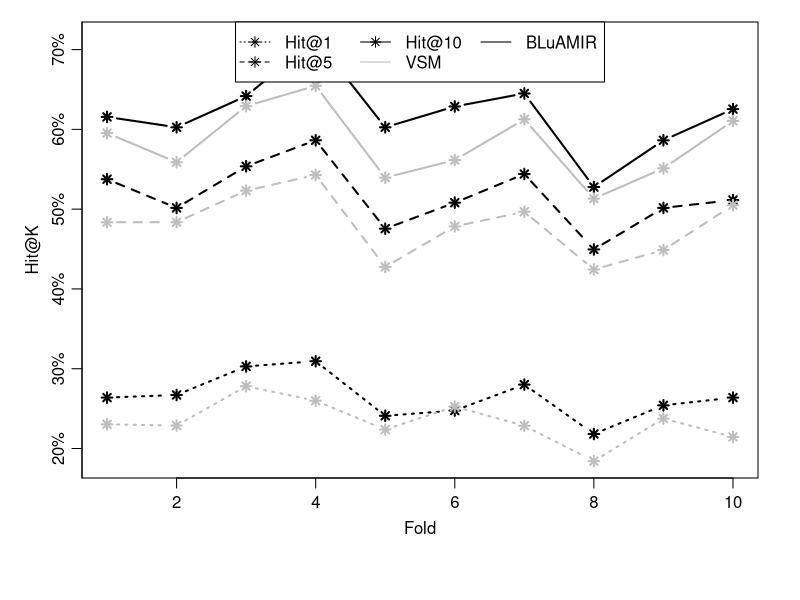

Write the R code that produced this figure.
vtop1=c(23.03,
        22.88,
        27.81,
        25.99,
        22.37,
        25.25,
        22.85,
        18.42,
        23.76,
        21.45
)
ptop1=c(26.38,
        26.71,
        30.29,
        30.94,
        24.1,
        24.76,
        28.01,
        21.82,
        25.41,
        26.38
)
vtop5=c(48.36,
        48.37,
        52.32,
        54.28,
        42.76,
        47.84,
        49.67,
        42.43,
        44.88,
        50.5
)
ptop5=c(53.75,
        50.16,
        55.37,
        58.63,
        47.55,
        50.81,
        54.4,
        44.95,
        50.16,
        51.14
)
vtop10=c(59.54,
         55.88,
         62.91,
         65.46,
         53.95,
         56.15,
         61.26,
         51.32,
         55.12,
         61.06
)
ptop10=c(61.56,
         60.26,
         64.17,
         71.34,
         60.26,
         62.87,
         64.5,
         52.77,
         58.63,
         62.54
)
par( mgp=c(2,0.7,0), mar=c(6.1,4.1,1.1,2.1))

plot(ptop10, type="b", pch=8, ylim=range(c(vtop1,ptop1,vtop5,ptop5,vtop10,ptop10)),
     ylab="Hit@K", yaxt="n",
     xlab="Fold", lwd=2, lty=1)
lines(ptop5, type = "b", pch=8, ylab = "", yaxt="n", xlab = "",lwd=2, lty=2)
lines(ptop1, type = "b", pch=8, ylab = "", yaxt="n", xlab = "",lwd=2, lty=3)
lines(vtop10, type = "b", pch=8, ylab = "", col="gray", yaxt="n", xlab = "",lwd=2, lty=1)
lines(vtop5, type = "b", pch=8, ylab = "", col="gray", yaxt="n", xlab = "",lwd=2, lty=2)
lines(vtop1, type = "b", pch=8, ylab = "", col="gray", yaxt="n", xlab = "",lwd=2, lty=3)

axis(2, at=x<-seq(0,100,by=10), labels=paste(x,"%",sep=""))
legend("top", xpd=T, ncol=3,   legend = c("Hit@1","Hit@5","Hit@10", "VSM","BLuAMIR"), col=c("black","black","black","gray","black"),  pch=c(8,8,8,NA,NA), lty=c(3,2,1,1,1), lwd=1)




